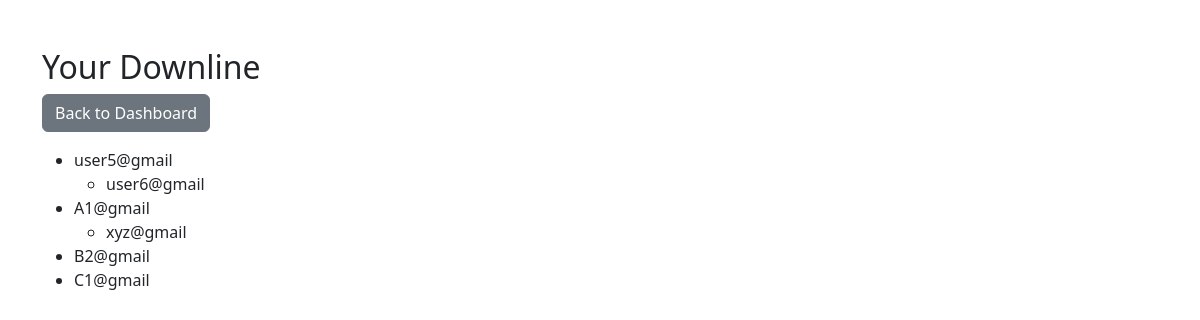
Screenshot of /mlm/downline/ (signed in) with the database file from the repository.
### accounts_app/models.py (models this page shows, shortened)
class Profile(models.Model):
    TIER_CHOICES = (
        (1999, 'Rank 1'),
        (2999, 'Rank 2'),
        (5999, 'Rank 3'),
    )
    user = models.OneToOneField(User, on_delete=models.CASCADE)
    phone = models.CharField(max_length=15, blank=True, null=True)
    referral_code = models.CharField(max_length=10, unique=True)
    referrer = models.ForeignKey(
        'self',
        null=True,
        blank=True,
        on_delete=models.SET_NULL,
        related_name='referrals'
    )
    tier_amount = models.IntegerField(choices=TIER_CHOICES, null=True, blank=True)
    rank = models.IntegerField(default=1)  # added, matches TIER_RANK
    wallet_balance = models.DecimalField(max_digits=10, decimal_places=2, default=0)

### accounts_app/views.py (the view)
# urls.py: path('downline/', downline_view, name='downline'),
@login_required(login_url='mlm:login')
def downline_view(request):
    profile = get_object_or_404(Profile, user=request.user)
    tree = get_downline(profile)
    return render(request, 'downline.html', {'tree': tree})

### accounts_app/utils.py (called while the page is built)
def get_downline(profile, level=1, max_level=3):
    if level > max_level:
        return []
    children = Profile.objects.filter(referrer=profile)
    return [
        {
            'user': child,
            'children': get_downline(child, level + 1, max_level)
        }
        for child in children
    ]

### accounts_app/templates/downline.html (shortened to what this page needs)
{% load static %}
<!DOCTYPE html>
<html lang="en">
<head>
    <link href="https://cdn.jsdelivr.net/npm/bootstrap@5.3.0/dist/css/bootstrap.min.css" rel="stylesheet">
</head>
<body>
<div class="container mt-5">
    <h2>Your Downline</h2>
    <a href="{% url 'dashboard' %}" class="btn btn-secondary mb-3">Back to Dashboard</a>
    <ul>
        {% for node in tree %}
            <li>
                {{ node.user.user.username }}
                {% if node.children %}
                    <ul>
                        {% for child in node.children %}
                            <li>{{ child.user.user.username }}
                            </li>
                        {% endfor %}
                    </ul>
                {% endif %}
            </li>
        {% empty %}
            <li>No downline yet.</li>
        {% endfor %}
    </ul>
</div>
</body>
</html>

### rows the page displays
Profile: user.user.username "user5@gmail"
Profile: user.user.username "user6@gmail"
Profile: user.user.username "A1@gmail"
Profile: user.user.username "xyz@gmail"
Profile: user.user.username "B2@gmail"
Profile: user.user.username "C1@gmail"
